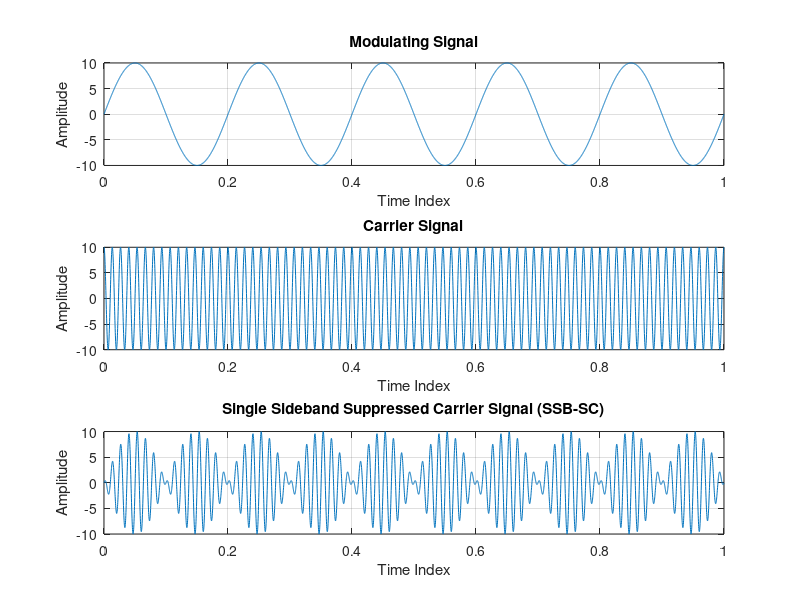

This figure's MATLAB source:
clc;
close all;
clear all;

% Modulating index
m_critical = 1; %critical
m_over = 1.5; %over
m_under = 0.5; %under

% Amplitude of modulating signal
Am = 10; 

% Frequency of modulating signal (Hz)
fm = 5; 

% Time period of modulating signal (s)
Ta = 1/fm; 

t = 0:Ta/1000:1;

% Modulating signal
ym = Am*sin(2*pi*fm*t);
figure(1)
subplot(3,1,1)
plot(t,ym)
grid on;
xlabel('Time Index')
ylabel('Amplitude')
title('Modulating Signal')

% Relation between Am/Cm and fc/fa
Ac = Am/m_critical; %CHANGE IN MODULATING INDEX

fc = fm*15;
Tc = 1/fc;

% Carrier signal
yc = Ac*cos(2*pi*fc*t);
subplot(3,1,2)
plot(t,yc)
grid on;
xlabel('Time Index')
ylabel('Amplitude')
title('Carrier Signal')

% SSB-SC signal
%y = cos(2*pi*(fm-fc)*t);
m_cap_t = sin(2*pi*fm*t);
y = ym.*cos(2*pi*fc*t)+m_cap_t.*sin(2*pi*fc*t);
subplot(3,1,3)
plot(t,y)
grid on;
xlabel('Time Index')
ylabel('Amplitude')
title('Single Sideband Suppressed Carrier Signal (SSB-SC)')
